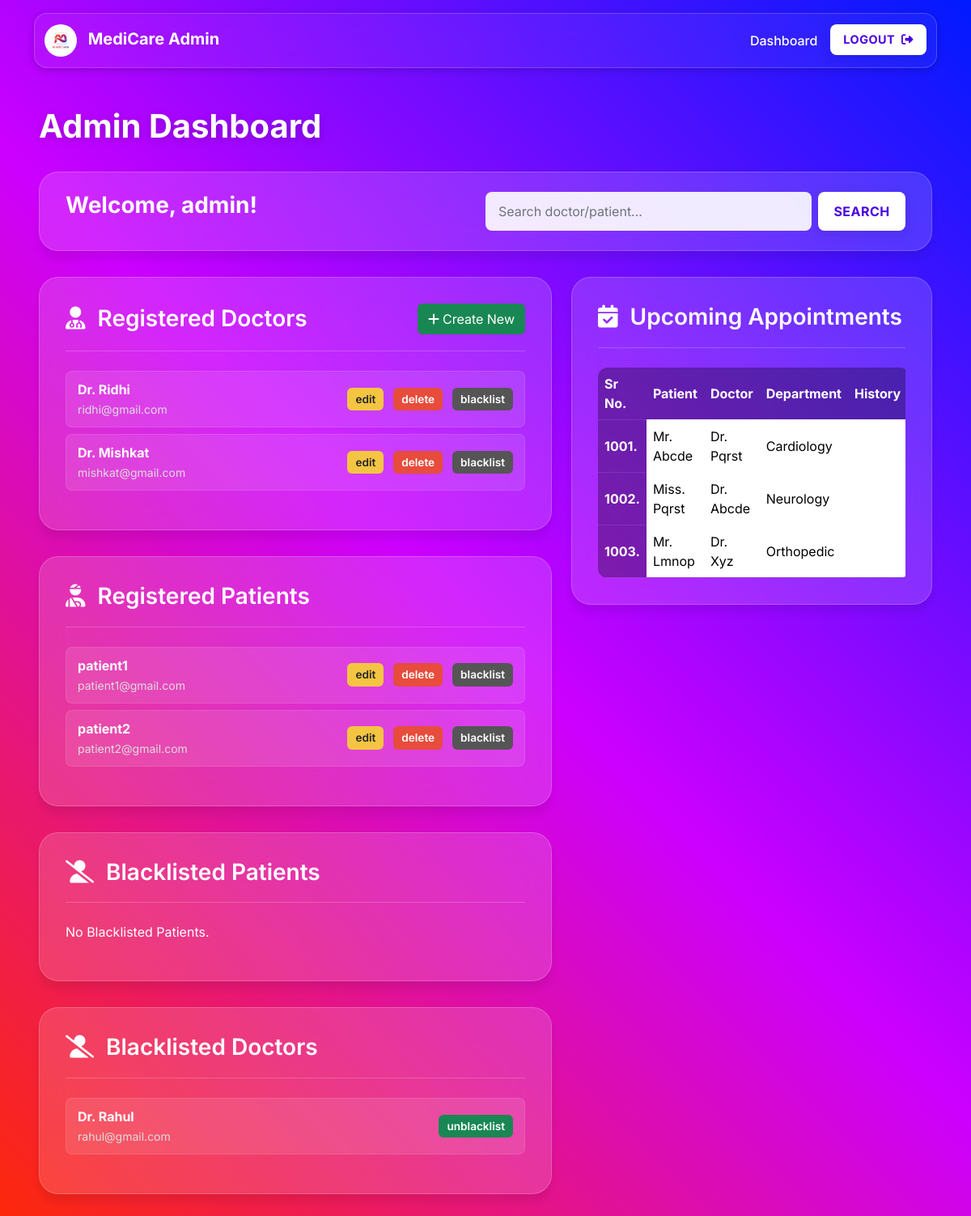
The page /admin on the database its author committed.
### application/models.py (models this page shows)
class User(db.Model):
    __tablename__ = 'user'
    id = db.Column(db.Integer(),primary_key = True)
    blocked = db.Column(db.Boolean(), default=False, nullable=False)
    username = db.Column(db.String(), unique=True, nullable=False)
    password = db.Column(db.String(), nullable=False)
    type = db.Column(db.String(), default="patient", nullable=False)
    patient = db.relationship('Patient', backref='user', cascade="all, delete-orphan")
    doctor = db.relationship('Doctor', backref='user', cascade="all, delete-orphan")

class Doctor(db.Model):
    __tablename__ = 'doctor'
    id = db.Column(db.Integer(),primary_key = True)
    doctor_name = db.Column(db.String(), nullable=False)
    password = db.Column(db.String(), nullable=False)
    email = db.Column(db.String(), nullable=False)
    department_id = db.Column(db.Integer(), db.ForeignKey('department.id'), nullable=False)
    user_id = db.Column(db.Integer(), db.ForeignKey('user.id', ondelete="CASCADE"), nullable=False)
    type = db.Column(db.String(), nullable=False)
    experience = db.Column(db.Integer(), nullable=False)
    appointment = db.relationship('Appointment', backref='doctor', cascade="all, delete-orphan")

class Patient(db.Model):
    __tablename__ = 'patient'
    id = db.Column(db.Integer(),primary_key = True)
    blocked = db.Column(db.Boolean(), default=False, nullable=False)
    user_id = db.Column(db.Integer(), db.ForeignKey('user.id', ondelete="CASCADE"), nullable=False)
    name = db.Column(db.String(), nullable=False)
    age = db.Column(db.Integer(), nullable=False)
    gender = db.Column(db.String(), nullable=False)
    phone = db.Column(db.String(), nullable=False)
    email = db.Column(db.String(), nullable=False)
    appointment = db.relationship('Appointment', backref='patient', cascade="all, delete-orphan")

### application/controllers.py (the view, shortened to what this page needs)
@app.route("/admin")
def admin_dash():
    q = request.args.get("q", "").strip()
    if q == "":
        doctors = Doctor.query.join(User).filter(User.blocked == False).all()
        blacklisted_doctors = Doctor.query.join(User).filter(User.blocked == True).all()
        patients = Patient.query.filter_by(blocked=False).all()
        blacklisted_patients = Patient.query.filter_by(blocked = True).all()
    this_user = User.query.filter_by(type="admin").first()
    return render_template("admin_dash.html", this_user = this_user, doctors = doctors, patients = patients, q=q, blacklisted_patients = blacklisted_patients, blacklisted_doctors = blacklisted_doctors)

### templates/admin_dash.html (shortened to what this page needs)
<!DOCTYPE html>
<html lang="en">
<head>
    <link href="https://cdn.jsdelivr.net/npm/bootstrap@5.3.2/dist/css/bootstrap.min.css" rel="stylesheet">
</head>
<body class="landing-page">
    <nav class="navbar navbar-expand-lg admin-navbar navbar-dark sticky-top"
        style="width: 93%; box-shadow: 0 2px 10px rgba(0, 0, 0, 0.2);">
        <div class="container-fluid">
            <a class="navbar-brand" href="/">
                <img src="../static/logo2.png" alt="Logo" style="height: 40px; border-radius: 50%;">
                <span class="fw-bold ms-2">MediCare Admin</span>
            </a>
            <div class="collapse navbar-collapse" id="adminNav">
                <ul class="navbar-nav ms-auto mb-2 mb-lg-0">
                    <li class="nav-item">
                        <a class="nav-link active" href="#">Dashboard</a>
                    </li>
                    <li class="nav-item">
                        <a href="/login" class="btn btn-login ms-lg-2">Logout <i
                                class="fa-solid fa-right-from-bracket ms-1"></i></a>
                    </li>
                </ul>
            </div>
        </div>
    </nav>
    <main class="container-fluid p-4 p-md-5">
        <h1 class="admin-title">Admin Dashboard</h1>
        <div class="glass-card search-bar" style="display: flex; justify-content: space-between;">
            <h1 class="text-white h3 fw-bold">Welcome, {{this_user.username}}!</h1>
            <form class="d-flex w-50" method="get" action="/admin">
                <input name="q" class="form-control me-2 form-control-admin" type="text"
                    placeholder="Search doctor/patient..." value="{{ q }}">
                <button class="btn btn-login" type="submit">Search</button>
            </form>
        </div>
        <div class="row">
            <div class="col-lg-7">
                <div class="glass-card content-card">
                    <div class="content-card-header">
                        <h3><i class="fa-solid fa-user-doctor me-2"></i> Registered Doctors</h3>
                        <button class="btn btn-create"><i class="fa-solid fa-plus me-1"></i><a href="/add_doctor"
                                style="color: white;">Create New</a></button>
                    </div>
                    <ul class="admin-list">
                        {% if doctors %}
                        {% for d in doctors %}
                        <li class="admin-list-item">
                            <div>
                                <strong>{{ d.doctor_name }}</strong>
                                <br>
                                <small style="color: #ddd;">{{ d.email }}</small>
                            </div>
                            <div class="admin-buttons">
                                <a href="/edit_doctor/{{ d.id }}" class="btn-action btn-edit">edit</a>
                                <a href="/delete_doctor/{{ d.id }}" class="btn-action btn-delete">delete</a>
                                <a href="/blacklist_doctor/{{ d.id }}" class="btn-action btn-blacklist">blacklist</a>
                            </div>
                        </li>
                        {% endfor %}
                        {% else %}
                        <li>No doctors found.</li>
                        {% endif %}
                    </ul>
                </div>
                <div class="glass-card content-card">
                    <div class="content-card-header">
                        <h3><i class="fa-solid fa-user-injured me-2"></i> Registered Patients</h3>
                    </div>
                    <ul class="admin-list">
                        {% if patients %}
                        {% for p in patients %}
                        <li class="admin-list-item">
                            <div>
                                <strong>{{ p.name }}</strong>
                                <br>
                                <small style="color: #ddd;">{{ p.email }}</small>
                            </div>
                            <div class="admin-buttons">
                                <a href="/edit_patient/{{ p.id }}" class="btn-action btn-edit">edit</a>
                                <a href="/delete_patient/{{ p.id }}" class="btn-action btn-delete">delete</a>
                                <a href="/blacklist_patient/{{ p.id }}" class="btn-action btn-blacklist">blacklist</a>
                            </div>
                        </li>
                        {% endfor %}
                        {% else %}
                        <li>No Patients found.</li>
                        {% endif %}
                    </ul>
                </div>
                <div class="glass-card content-card">
                    <div class="content-card-header">
                        <h3><i class="fa-solid fa-user-slash me-2"></i> Blacklisted Patients</h3>
                    </div>
                    <ul class="admin-list">
                        {% if blacklisted_patients %}
                        {% for p in blacklisted_patients %}
                        <li class="admin-list-item">
                            <div>
                                <strong>{{ p.name }}</strong>
                                <br>
                                <small style="color: #ddd;">{{ p.email }}</small>
                            </div>
                            <div class="admin-buttons">
                                <a href="/unblacklist_patient/{{ p.id }}" class="btn-action btn-create">
                                    unblacklist
                                </a>
                            </div>
                        </li>
                        {% endfor %}
                        {% else %}
                        <li>No Blacklisted Patients.</li>
                        {% endif %}
                    </ul>
                </div>
                <div class="glass-card content-card">
                    <div class="content-card-header">
                        <h3><i class="fa-solid fa-user-slash me-2"></i> Blacklisted Doctors</h3>
                    </div>
                    <ul class="admin-list">
                        {% if blacklisted_doctors %}
                        {% for d in blacklisted_doctors %}
                        <li class="admin-list-item">
                            <div>
                                <strong>{{ d.doctor_name }}</strong>
                                <br>
                                <small style="color: #ddd;">{{ d.email }}</small>
                            </div>
                            <div class="admin-buttons">
                                <a href="/unblacklist_doctor/{{ d.id }}" class="btn-action btn-create">
                                    unblacklist
                                </a>
                            </div>
                        </li>
                        {% endfor %}
                        {% else %}
                        <li>No Blacklisted Doctors.</li>
                        {% endif %}
                    </ul>
                </div>
            </div>
            <div class="col-lg-5">
                <div class="glass-card content-card">
                    <div class="content-card-header">
                        <h3><i class="fa-solid fa-calendar-check me-2"></i> Upcoming Appointments</h3>
                    </div>
                    <div class="table-responsive">
                        <table class="table table-glass mb-0">
                            <thead>
                                <tr>
                                    <th scope="col">Sr No.</th>
                                    <th scope="col">Patient</th>
                                    <th scope="col">Doctor</th>
                                    <th scope="col">Department</th>
                                    <th scope="col">History</th>
                                </tr>
                            </thead>
                            <tbody>
                                <tr>
                                    <th scope="row">1001.</th>
                                    <td>Mr. Abcde</td>
                                    <td>Dr. Pqrst</td>
                                    <td>Cardiology</td>
                                    <td><button class="btn btn-view">View</button></td>
                                </tr>
                                <tr>
                                    <th scope="row">1002.</th>
                                    <td>Miss. Pqrst</td>
                                    <td>Dr. Abcde</td>
                                    <td>Neurology</td>
                                    <td><button class="btn btn-view">View</button></td>
                                </tr>
                                <tr>
                                    <th scope="row">1003.</th>
                                    <td>Mr. Lmnop</td>
                                    <td>Dr. Xyz</td>
                                    <td>Orthopedic</td>
                                    <td><button class="btn btn-view">View</button></td>
                                </tr>
                            </tbody>
                        </table>
                    </div>
                </div>
            </div>
        </div>
    </main>
</body>
</html>

### templates/admin_dash.html (style rules this page uses)
html { min-height: 100vh; background-image: linear-gradient(45deg, #ff2a00 0%, #cc00ff 50%, #001aff 100%); background-attachment: fixed; background-size: cover; }
body { font-family: 'Inter', sans-serif; background-color: transparent; min-height: 100vh; position: relative; display: flex; align-items: center; justify-content: center; padding: 1rem; overflow: hidden; }
body.landing-page { display: block; padding: 0; overflow-y: auto; overflow-x: hidden; background-color: transparent; }
a { text-decoration: none; }
.glass-card { background: rgba(255, 255, 255, 0.15); backdrop-filter: blur(25px); border-radius: 1.5rem; box-shadow: 0 10px 10px rgba(0, 0, 0, 0.07); border: 1px solid rgba(255, 255, 255, 0.2); color: white; z-index: 10; }
.btn-login { color: #4a00e0; background: #fff; border: none; padding: 0.7rem 1.2rem; font-size: 1rem; font-weight: 700; text-transform: uppercase; letter-spacing: 0.5px; border-radius: 0.5rem; box-shadow: 0 4px 15px rgba(0, 0, 0, 0.1); transition: all 0.3s ease-in-out; }
.navbar .navbar-brand span, .navbar .nav-link:hover, .navbar .nav-link.active { color: #fff !important; }
.navbar .nav-link { color: rgba(255, 255, 255, 0.8) !important; font-weight: 500; transition: all 0.2s ease; }
.navbar .btn { padding: 0.5rem 1rem; font-size: 0.9rem; }
.admin-navbar { background: rgba(255, 255, 255, 0.05); backdrop-filter: blur(30px); border-radius: 1rem; width: calc(100% - 2rem); margin: 1rem auto 0 auto; border: 1px solid rgba(255, 255, 255, 0.2); z-index: 1000; }
.admin-title { color: #fff; font-weight: 700; margin-bottom: 2rem; text-shadow: 0 2px 10px rgba(0, 0, 0, 0.2); }
.search-bar { padding: 1.5rem 2rem; margin-bottom: 2rem; }
.form-control-admin { background: rgba(255, 255, 255, 0.9); color: #333; border: none; border-radius: 0.5rem; padding: 0.75rem 1rem; }
.form-control-admin::placeholder { color: #6c757d; }
.content-card { padding: 2rem; margin-bottom: 2rem; }
.content-card-header { display: flex; justify-content: space-between; align-items: center; margin-bottom: 1.5rem; padding-bottom: 1.25rem; border-bottom: 1px solid rgba(255, 255, 255, 0.2); }
.content-card-header h3 { margin: 0; color: #fff; font-weight: 600; }
.admin-list { list-style: none; padding-left: 0; }
.admin-list-item { background: rgba(0, 0, 0, 0.15); padding: 1rem 1.5rem; border-radius: 0.75rem; display: flex; justify-content: space-between; align-items: center; margin-bottom: 0.75rem; border: 1px solid rgba(255, 255, 255, 0.1); transition: all 0.3s ease; }
.btn-create { background-color: #198754; color: white; }
.btn-edit { background-color: #ffc107; color: #333; }
.btn-delete { background-color: #dc3545; color: white; }
.btn-blacklist { background-color: #495057; color: white; }
.btn-view { background: rgba(255, 255, 255, 0.08); border: 1px solid rgba(255, 255, 255, 0.3); color: white; padding: 0.3rem 0.75rem; font-size: 0.8rem; font-weight: 600; text-transform: uppercase; }
.table-glass { background-color: rgba(0, 0, 0, 0.15); color: white; border-radius: 0.75rem; overflow: hidden; }
.table-glass th { background-color: rgba(0, 0, 0, 0.2); color: #fff; border-color: rgba(255, 255, 255, 0.2) !important; }
.table-glass td, .table-glass th { border-color: rgba(255, 255, 255, 0.1) !important; vertical-align: middle; }
.table-glass .btn-view { width: 100%; }
.btn-action { padding: 4px 10px; font-size: 0.85rem; border-radius: 6px; margin-left: 6px; color: white; font-weight: 600; }
.btn-edit { background-color: #f4c542; color: rgb(38, 38, 38); }
.btn-delete { background-color: #e74c3c; }
.btn-blacklist { background-color: #555; }
.admin-list-item { display: flex; justify-content: space-between; align-items: center; background: rgba(255, 255, 255, 0.1); padding: 10px 14px; margin-bottom: 8px; border-radius: 8px; }
.admin-buttons { display: flex; align-items: center; gap: 6px; }

### rows shown on the page
User: username "admin"
Doctor: doctor_name "Dr. Ridhi", email "ridhi@gmail.com"
Doctor: doctor_name "Dr. Mishkat", email "mishkat@gmail.com"
Patient: name "patient1", email "patient1@gmail.com"
Patient: name "patient2", email "patient2@gmail.com"
Doctor: doctor_name "Dr. Rahul", email "rahul@gmail.com"
